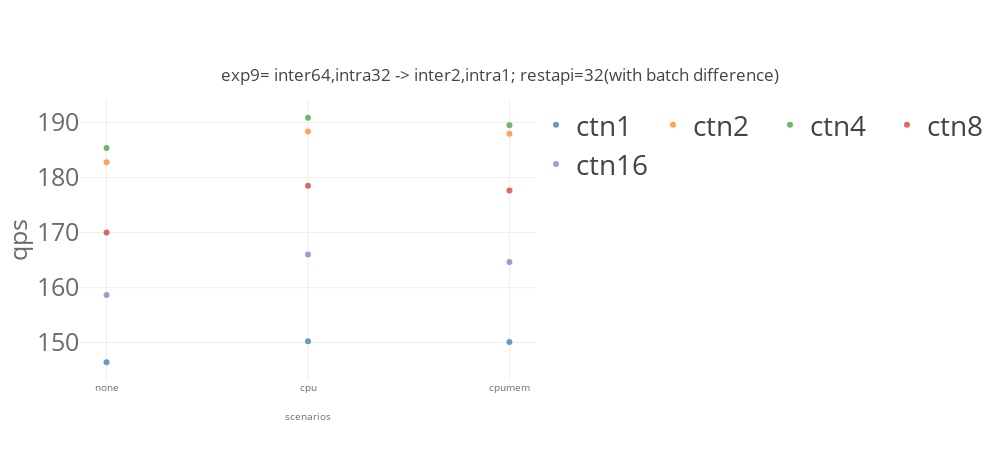

The notebook cell this image was saved under:
### Code cell
import matplotlib
import matplotlib.pyplot as plt
import numpy as np
from svglib.svglib import svg2rlg
from reportlab.graphics import renderPDF
from reportlab.pdfgen import canvas

from numpy import percentile, mean, std
import plotly.graph_objects as go

from plotly.offline import init_notebook_mode, iplot

import plotly.io as pio
pio.templates.default = "none"
# pio.templates.default = "simple_white"

import plotly.graph_objects as go
from plotly.subplots import make_subplots
import pandas as pd
# import plotly.express as px

for x in ['qps']:
#     for cbatch in [2,4,8,10,16,32]:
#     for k_env in ["none","cpumem","cpumemory"]:
        for model_name in ['resnet']:
            list_traces = []
            for numctn in [1,2,4,8,16,32]: 
                dfg_bench = dfg[(dfg['benchmark']== model_name)  & (dfg['cbatch']==32/numctn) & (dfg['numctn']==numctn) &\
                            ((dfg['k8senv']=='none') |\
                             (dfg['k8senv']=='cpumem')| (dfg['k8senv']=='cpumemory'))]
                print(dfg_bench)


                #data
                trace = go.Scatter(
                    name="ctn"+str(numctn),
                    x=[ 'none','cpu','cpumem'],
                    y= dfg_bench[x].values.tolist(),
        #             error_y = dict(type='data', array=df1_bench['model_time_std'].values.tolist()),
                    opacity=0.7,
                    mode='markers'
                )
                list_traces.append(trace)



            #layout
            layout = go.Layout(
                title={
                    'text': "exp9= inter64,intra32 -> inter2,intra1; restapi=32(with batch difference)" ,
                    'y':0.85,
                    'x':0.5,
                    'xanchor': 'center',
                    'yanchor': 'top'},
                width=1000,
                height=460,
                xaxis=dict(
                    title= "scenarios",
                    tickvals=[ 'none','cpumem','cpu'],
                    titlefont=dict(
                        size=10,
                        color='rgb(107, 107, 107)'
                    ),
                    tickfont=dict(
                        size=10,
                        color='rgb(107, 107, 107)'
                    )
                ),
                yaxis=dict(
                    title= x,
                    automargin=True,
                    titlefont=dict(
                        size=25,
                        color='rgb(107, 107, 107)'
                    ),
                    tickfont=dict(
                        size=25,
                        color='rgb(107, 107, 107)'
                    ),    
                ),
                legend=dict(
                    x=1.0,
                    y=1.0,
                    bgcolor='rgba(255, 255, 255, 0)',
                    bordercolor='rgba(255, 255, 255, 0)',
                    font = dict( size = 28)
                ),
                barmode='group',
                bargap=0.15,
                bargroupgap=0.08
        #         legend_orientation="h"
            )

        data = list_traces
        fig = go.Figure(data=data, layout=layout)
        fig.update_layout(legend_orientation="h")
        fig.show()    

    #     fig.write_image(path + model_name + k8senv +'.pdf')

### Figure 1 — Plotly figure (JSON) as saved in the notebook; plotly's stock layout.template omitted (floating-point values rounded to 4 significant figures)
{"data": [{"mode": "markers", "name": "ctn1", "opacity": 0.7, "type": "scatter", "x": ["none", "cpu", "cpumem"], "y": [146.4, 150.2, 150.1]}, {"mode": "markers", "name": "ctn2", "opacity": 0.7, "type": "scatter", "x": ["none", "cpu", "cpumem"], "y": [182.8, 188.4, 188.0]}, {"mode": "markers", "name": "ctn4", "opacity": 0.7, "type": "scatter", "x": ["none", "cpu", "cpumem"], "y": [185.4, 190.9, 189.5]}, {"mode": "markers", "name": "ctn8", "opacity": 0.7, "type": "scatter", "x": ["none", "cpu", "cpumem"], "y": [170.0, 178.5, 177.7]}, {"mode": "markers", "name": "ctn16", "opacity": 0.7, "type": "scatter", "x": ["none", "cpu", "cpumem"], "y": [158.6, 166.0, 164.6]}, {"mode": "markers", "name": "ctn32", "opacity": 0.7, "type": "scatter", "x": ["none", "cpu", "cpumem"], "y": []}], "layout": {"bargap": 0.15, "bargroupgap": 0.08, "barmode": "group", "height": 460, "legend": {"bgcolor": "rgba(255, 255, 255, 0)", "bordercolor": "rgba(255, 255, 255, 0)", "font": {"size": 28}, "orientation": "h", "x": 1, "y": 1}, "title": {"text": "exp9= inter64,intra32 -> inter2,intra1; restapi=32(with batch difference)", "x": 0.5, "xanchor": "center", "y": 0.85, "yanchor": "top"}, "width": 1000, "xaxis": {"tickfont": {"color": "rgb(107, 107, 107)", "size": 10}, "tickvals": ["none", "cpumem", "cpu"], "title": {"font": {"color": "rgb(107, 107, 107)", "size": 10}, "text": "scenarios"}}, "yaxis": {"automargin": true, "tickfont": {"color": "rgb(107, 107, 107)", "size": 25}, "title": {"font": {"color": "rgb(107, 107, 107)", "size": 25}, "text": "qps"}}}}
